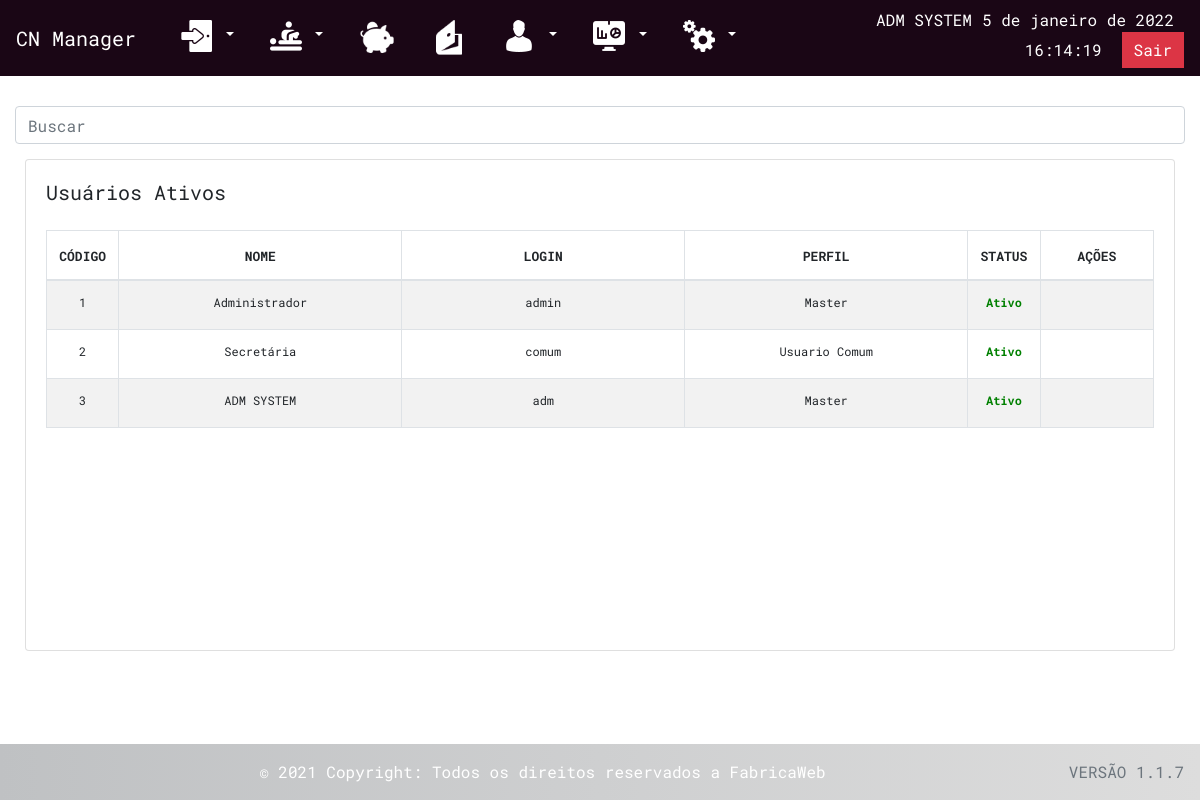
The page /indexUsuarioAtivos.php (signed in) on the database its author committed.
### tables this page shows
CREATE TABLE IF NOT EXISTS `usuario` (
  `idUsuario` int(11) NOT NULL AUTO_INCREMENT,
  `nome` varchar(80) DEFAULT NULL,
  `login` varchar(20) DEFAULT NULL,
  `senha` varchar(10) DEFAULT NULL,
  `perfil` tinyint(1) DEFAULT NULL,
  `status` tinyint(1) DEFAULT NULL,
  PRIMARY KEY (`idUsuario`)
);

### indexUsuarioAtivos.php (the view, shortened to what this page needs)
<?php
require_once "menu.php";
if (isset($_SESSION['id_usuario'])) {
	$codigo = "";
	$nome   = "";
	$login  = "";
	$perfil = "";
?>
	<div class="col-md-12" style="padding-top:30px;">
		<input class="form-control" id="search" type="text" placeholder="Buscar">
	</div>
	<div class="row" style="margin-left:10px; margin-top: 15px; margin-right: 10px;">
		<div class="col-md-12">
			<div class="card">
				<div class="card-body">
					<h5 class="card-title">Usuários Ativos
						<a title='Cadastrar Cliente' href='cadUsuario.php' accesskey="C">
							<i class="bi bi-plus-square-fill" style="font-size: 2rem; margin-right:5px; float: right; padding-bottom: 10px;"></i>
						</a>
					</h5>
					<div class="panel panel-default">
						<div class="panel-body" style="overflow: auto; height: 400px; width: 100%;">
							<div class="table-responsive">
								<table class="table table-striped table-bordered table-hover" id="table-indexUsuario" style="width: 100%">
									<thead>
										<tr>
											<th width="2%">
												<center>
													<font size=2>CÓDIGO</font>
											</th>
											<th width="25%">
												<center>
													<font size=2>NOME</font>
											</th>
											<th width="25%">
												<center>
													<font size=2>LOGIN</font>
											</th>
											<th width="25%">
												<center>
													<font size=2>PERFIL</font>
											</th>
											<th width="3%">
												<center>
													<font size=2>STATUS</font>
											</th>
											<th width="10%">
												<center>
													<font size=2>AÇÕES</font>
											</th>
										</tr>
									</thead>
									<tbody id="searchTable">
										<?php
										if (($codigo == "") &&
											($nome   == "") &&
											($login  == "") &&
											($perfil == "")
										) {
											$buscaUsuario = $pdo->prepare('SELECT * FROM usuario WHERE status = 1');
										} else if ($codigo != "") {
											$buscaUsuario = $pdo->prepare('SELECT * FROM usuario WHERE status = 1 AND idUsuario = ?');
											$buscaUsuario->bindValue(1, $codigo);
										} else if ($nome != "") {
											$buscaUsuario = $pdo->prepare('SELECT * FROM usuario WHERE status = 1 AND nome LIKE ?');
											$buscaUsuario->bindValue(1,  "%" . $nome . "%");
										} else if ($login != "") {
											$buscaUsuario = $pdo->prepare('SELECT * FROM usuario WHERE status = 1 AND login LIKE ?');
											$buscaUsuario->bindValue(1,  "%" . $login . "%");
										} else if ($perfil != "") {
											$buscaUsuario = $pdo->prepare('SELECT * FROM usuario WHERE status = 1 AND perfil = ?');
											$buscaUsuario->bindValue(1, $perfil);
										}
										$buscaUsuario->execute();
										$row = $buscaUsuario->fetchAll(PDO::FETCH_OBJ);
										foreach ($row as $mostre) {
										?>
											<tr class="odd gradeA">
												<td style="font-size: 12px; text-align: center;">
													<?php echo $mostre->idUsuario; ?>
												</td>
												<td style="font-size: 12px; text-align: center;">
													<?php echo $mostre->nome; ?>
												</td>
												<td style="font-size: 12px; text-align: center;">
													<?php echo $mostre->login; ?>
												</td>
												<td style="font-size: 12px; text-align: center;">
													<?php
													if ($mostre->perfil == 0)
														echo "Master";
													else
														echo "Usuario Comum";
													?>
												</td>
												<td style="font-size: 12px; text-align: center;">
													<div style="font-size: 12px; text-align: center; color:green;"><strong>Ativo</strong></div>
												</td>
												<td style="font-size: 16px; text-align: center;">
													<a title='Desativar Usuario' href='desativarUsuario.php?id=<?php echo $mostre->idUsuario; ?>' data-confirm-disable-user='Tem certeza de que deseja desabilitar o usuário selecionado?' style="margin-left: 5px;">
														<i class="bi bi-lock"></i>
													</a>
													<a title='Editar Usuario' href='editUsuario.php?id=<?php echo $mostre->idUsuario; ?>' data-confirm-edit-user='Tem certeza de que deseja editar o usuário selecionado?' style="margin-left: 5px;">
														<i class="bi bi-pencil"></i>
													</a>
												</td>
											</tr>
										<?php
										}
										?>
									</tbody>
								</table>
							</div>
						</div>
					</div>
				</div>
			</div>
		</div>
	</div>
	<?php require_once "footer.php"; ?>
	</body>
	</html>
<?php } ?>

### css/custom.css (style rules this page uses)
body { font-family: 'RobotoMono'; }
@media (max-width: 1366px) { .panel-body { height: 450px; } }

### rows shown on the page
usuario: idUsuario "1", nome "Administrador", login "admin", perfil "Master"
usuario: idUsuario "2", nome "Secretária", login "comum", perfil "Usuario Comum"
usuario: idUsuario "3", nome "ADM SYSTEM", login "adm", perfil "Master"

### other values the page prints
$_SESSION["nome_usuario"] "ADM SYSTEM"
